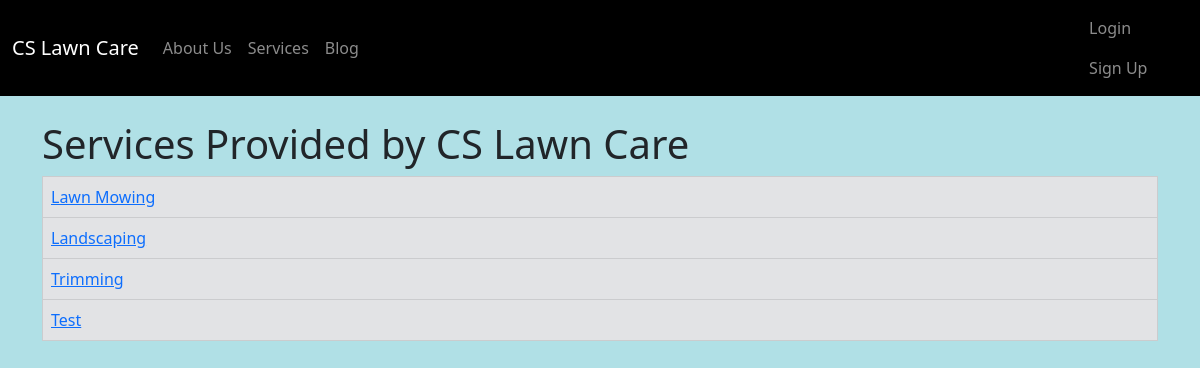
/service_list/, run on an earlier commit of the app's database.
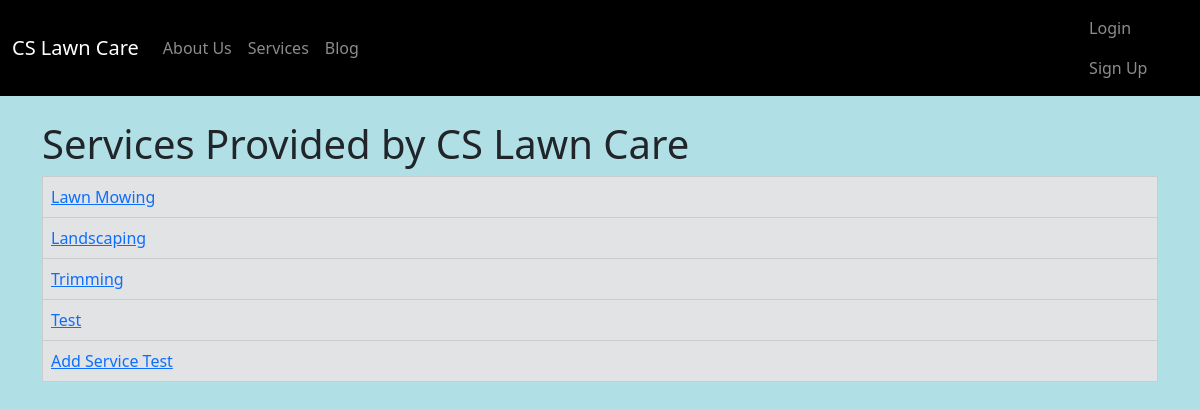
And on a later commit of the database.
### LawnCare/models.py (models this page shows, shortened)
class Service(models.Model):
    serv_id = models.CharField(max_length=50)
    serv_title = models.CharField(max_length=200)
    serv_info = models.CharField(max_length=200)
    serv_cost = models.CharField(max_length=200)
    serv_rev = models.ForeignKey('Review', on_delete=models.RESTRICT, null=True)
    def get_absolute_url(self):
        return reverse('service_detail', args=[str(self.id)])

### LawnCare/views.py (the view)
# urls.py: path('service_list/', views.ServiceListView.as_view(), name='service_list'),
class ServiceListView(generic.ListView):
    model = Service

### LawnCare/templates/LawnCare/service_list.html
{% extends "LawnCare/base.html" %}
{% block content %}
 <h1>Services Provided by CS Lawn Care</h1>
    {% if service_list %}
        <table class="table table-bordered">
            {% for service in service_list %}
                <tr class="table-secondary">
                    <td><a href="{{ service.get_absolute_url }}">{{ service.serv_title }}</a></td>
                </tr>
            {% endfor %}
    {% else %}
        <p>There are no services</p>
    {% endif %}
        </table>
{% endblock %}

### LawnCare/templates/LawnCare/base.html (shortened to what this page needs)
{% load static %}
<!doctype html>
<html lang="en">
<head>
    <link href="https://cdn.jsdelivr.net/npm/bootstrap@5.3.0-
alpha1/dist/css/bootstrap.min.css" rel="stylesheet"
 integrity="sha384-
GLhlTQ8iRABdZLl6O3oVMWSktQOp6b7In1Zl3/Jr59b6EGGoI1aFkw7cmDA6j6gD"
crossorigin="anonymous">
</head>
<body style="background-color:powderblue;">
<nav class="navbar navbar-expand-lg navbar-dark" style="background-color: black">
    <div class="container-fluid">
        <a class="navbar-brand" href="{% url 'index' %}">CS Lawn Care</a>
        <div class="collapse navbar-collapse" id="navbarSupportedContent">
            <ul class="navbar-nav me-auto mb-2 mb-lg-0">
                <li class="nav-item">
                    <a class="nav-link" href="{% url 'about_us' %}">About Us</a>
                </li>
                <li class="nav-item">
                    <a class="nav-link" href="{% url 'service_list' %}">Services</a>
                </li>
                <li class="nav-item">
                    <a class="nav-link" href="{% url 'blog' %}">Blog</a>
                </li>
            </ul>
        </div>
 </div>
 <ul class="nav navbar-nav ml-auto">
 {% if user.is_authenticated %}
 <li><a class="nav-link" href="{% url 'logout' %}"><span
class="glyphicon glyphicon-log-in"></span>Logout</a>
 </li>
 {% else %}
 <li><a class="nav-link" href="{% url 'login' %}">Login</a>
 </li>
     <li><a class="nav-link" href="{% url 'register' %}">Sign Up</a>
     </li>
 {% endif %}
 </ul>
</nav>
<div class="container">
 <br/>
 {% block content %}
 {% endblock %}
</div>
</body>
</html>

What changed in the data, as far as the page shows it:
added Service: serv_title "Add Service Test"
